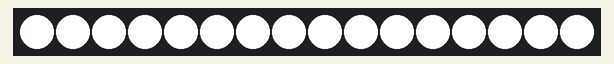
Simulated run of this sketch. Board: ESP32. Shown: 16 RGB LEDs in strip order, left to right. Dim RGB values are drawn brighter than linear; what the sketch prints to the serial monitor is not drawn.

Above: at 0.1 s.
At 0.7 s:
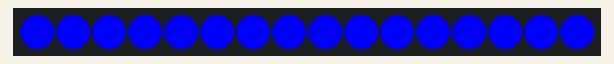
At 1.1 s:
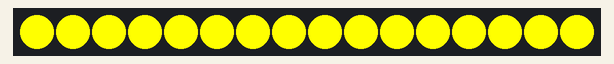
At 1.5 s:
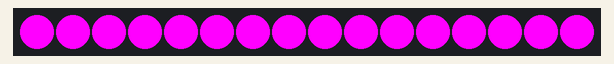
At 2.3 s:
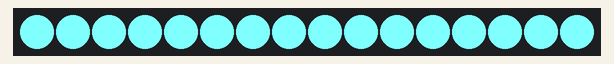
At 3.1 s:
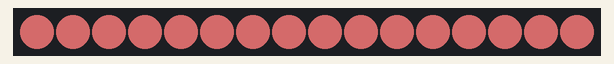

The sketch:

WSRGBLedTest_C3.ino
```cpp
#include <String.h>     // 包含 Arduino String 類別庫，用於字串操作。
#include "Pinset.h"     // 包含自訂標頭檔案 "Pinset.h"，可能包含針腳定義和其他常數。
#include <WiFi.h>       // 包含 WiFi 庫，用於網路功能（目前未使用）。
String connectstr;      // 字串變數，用於儲存連接資訊（此程式碼片段中未使用）。
#include <Adafruit_NeoPixel.h>    // 包含 Adafruit_NeoPixel 庫，用於控制 WS2812B LED。

// 建立名為 'pixels' 的 Adafruit_NeoPixel 物件，控制 NUMPIXELS 數量的 LED，連接到 WSPIN 針腳，使用 GRB 顏色順序和 800 KHz 資料速率。
Adafruit_NeoPixel pixels = Adafruit_NeoPixel(NUMPIXELS, WSPIN, NEO_GRB + NEO_KHZ800);

byte RedValue = 0, GreenValue = 0, BlueValue = 0;  // 儲存目前紅、綠、藍顏色值的位元組變數，初始化為 0（關閉）。
String ReadStr = "      ";  // 字串變數 ReadStr 初始化為六個空格，可能用於讀取輸入或儲存資料。
int delayval = 500; // 延遲時間整數，設定為 500 毫秒（0.5 秒）。

void setup() {
  // 初始化所有設定，通過呼叫 initAll 函數。
  initAll();
}

void loop() {
  // 主程式循環，目前沒有執行任何操作。
}

// 改變所有 LED 顏色的函數，接受紅、綠、藍（RGB）值作為參數。
void ChangeBulbColor(int r, int g, int b)
{
   // 循環遍歷每個 LED，設定其顏色為 (r, g, b)。
   for(int i=0; i<NUMPIXELS; i++)
   {
        pixels.setPixelColor(i, pixels.Color(r, g, b)); // 為每個 LED 設定顏色
    }
    pixels.show(); // 更新 LED 燈條，顯示新的顏色。
}

// 檢查 LED 功能的函數，通過循環顯示預定義顏色陣列。
void CheckLed()
{
     for(int i = 0; i <16; i++)
     {
          // 設定所有 LED 為 CheckColor[i] 指定的顏色，然後等待 CheckColorDelayTime。
          ChangeBulbColor(CheckColor[i][0], CheckColor[i][1], CheckColor[i][2]);
          delay(CheckColorDelayTime); // 等待指定的時間
     }
}

// 初始化所有設定的函數。
void initAll()
{
    Serial.begin(9600);   // 開始序列通訊，波特率設為 9600。
    Serial.println("System Start"); // 向序列監控器打印 "System Start"。

    // 初始化 LED 燈條。
    pixels.begin();   // 啟動 NeoPixel 庫
    pixels.setBrightness(255);  // 設定亮度為最大值（255）
    pixels.show(); // 更新 LED 燈條，初始化為關閉狀態

    DebugMsgln("Program Start Here");  // 調試訊息：打印 "Program Start Here"
    DebugMsgln("init LED"); // 調試訊息：打印 "init LED"
    ChangeBulbColor(RedValue, GreenValue, BlueValue); // 設定 LED 為初始顏色（關閉）
    DebugMsgln("Turn off LED"); // 調試訊息：打印 "Turn off LED"

    if (TestLed == 1)
    {
        CheckLed(); // 如果 TestLed 為 1，執行 LED 顏色檢查
        DebugMsgln("Check LED");  // 調試訊息：打印 "Check LED"
        ChangeBulbColor(RedValue, GreenValue, BlueValue); // 重新設定 LED 為初始顏色（關閉）
        DebugMsgln("Turn off LED"); // 調試訊息：打印 "Turn off LED"
    }
}
```

Pinset.h
```cpp
#define _Debug 1 // 除錯模式開啟 (1: 開啟, 0: 關閉)
#define TestLed 1 // 測試 LED 功能開啟 (1: 開啟, 0: 關閉)
#include <String.h> // 引入處理字串的函數庫

#define WSPIN            10 // WS2812B 燈條控制的腳位
#define NUMPIXELS     16 // 燈泡數量為 16 顆
#define RXD2 20 // 第二組 UART 的 RX 腳位
#define TXD2 21 // 第二組 UART 的 TX 腳位

#define CheckColorDelayTime 200 // LED 顏色檢查延遲時間 (毫秒)
#define initDelayTime 2000 // 初始化延遲時間 (毫秒)
#define CommandDelay 100 // 指令延遲時間 (毫秒)

// 預設顏色陣列 (R, G, B)
int CheckColor[][3] = {
                          {255 , 255,255} , // 白色
                          {255 , 0,0} ,     // 紅色
                          {0 , 255,0} ,     // 綠色
                          {0 , 0,255} ,     // 藍色
                          {255 , 128,64} ,  // 橙色
                          {255 , 255,0} ,   // 黃色
                          {0 , 255,255} ,   // 青色
                          {255 , 0,255} ,   // 紫色
                          {255 , 255,255} , // 白色
                          {255 , 128,0} ,   // 深橙色
                          {255 , 128,128} , // 粉紅色
                          {128 , 255,255} , // 淺藍綠色
                          {128 , 128,192} , // 淡紫色
                          {0 , 128,255} ,   // 天藍色
                          {255 , 0,128} ,   // 粉紫色
                          {128 , 64,64} ,   // 深紅色
                          {0 , 0,0} } ;     // 黑色 (關閉)


// 除錯訊息輸出函數 (不換行)
void DebugMsg(String msg)
{
    if (_Debug != 0)  //除錯訊息(啟動)
    {
        Serial.print(msg) ; // 顯示訊息:msg變數內容
    }
}

// 除錯訊息輸出函數 (換行)
void DebugMsgln(String msg)
{
    if (_Debug != 0)  //除錯訊息(啟動)
    {
        Serial.println(msg) ; // 顯示訊息:msg變數內容
    }
}
```
